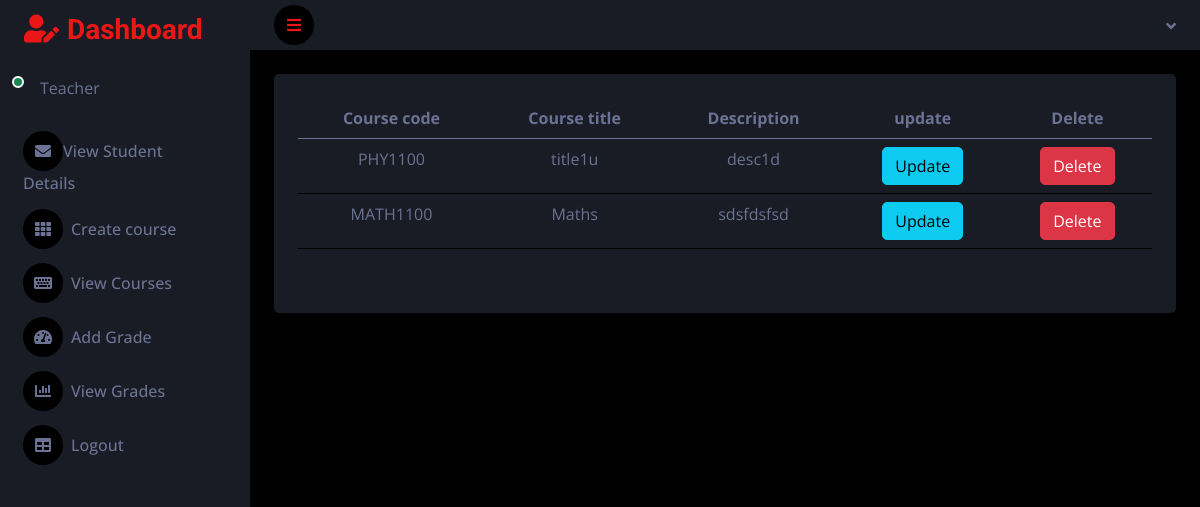
The page /teacher_view_courses/ on the database its author committed.
### grade_app/models.py (models this page shows, shortened)
class Course(models.Model):
    course_code = models.CharField(max_length=250)
    title = models.CharField(max_length=250)
    description = models.TextField()

### grade_app/teacher_views.py (the view)
# urls.py: path('teacher_view_courses/',teacher_views.teacher_view_courses,name='teacher_view_courses'),
def teacher_view_courses(request):
    course_objects = Course.objects.all()
    return render(request,'teacher/teacher_view_courses.html',{'course_objects':course_objects})

### template/teacher/teacher_view_courses.html
{% extends 'teacher/teacher_dash.html' %}
{% block content %}
<table class="table" >
  <thead>
    <tr>
      <th scope="col">Course code</th>
      <th scope="col">Course title</th>
      <th scope="col">Description</th>
      <th scope="col">update</th>
      <th scope="col">Delete</th>
    </tr>
  </thead>
  <tbody>
  {% for i in course_objects %}
    <tr>
       <td>{{i.course_code}}</td>
      <td>{{i.title}}</td>
      <td>{{i.description}}</td>
      <td><a href="{% url 'teacher_update_course' i.id %}"><button class="btn btn-info">Update</button></a></td>
      <td>
          <a href="{% url 'teacher_delete_course' i.id %}" class="btn btn-danger" onclick="confirm_delete()">Delete</a>
      </td>
    </tr>
  {% endfor %}
  </tbody>
</table>
{% endblock %}

### static/dash/css/style.css (style rules this page uses)
:root { --primary: #EB1616; --secondary: #191C24; --light: #6C7293; --dark: #000000; }
.btn { transition: .5s; }

### rows shown on the page
Course: course_code "PHY1100", title "title1u", description "desc1d"
Course: course_code "MATH1100", title "Maths", description "sdsfdsfsd"
